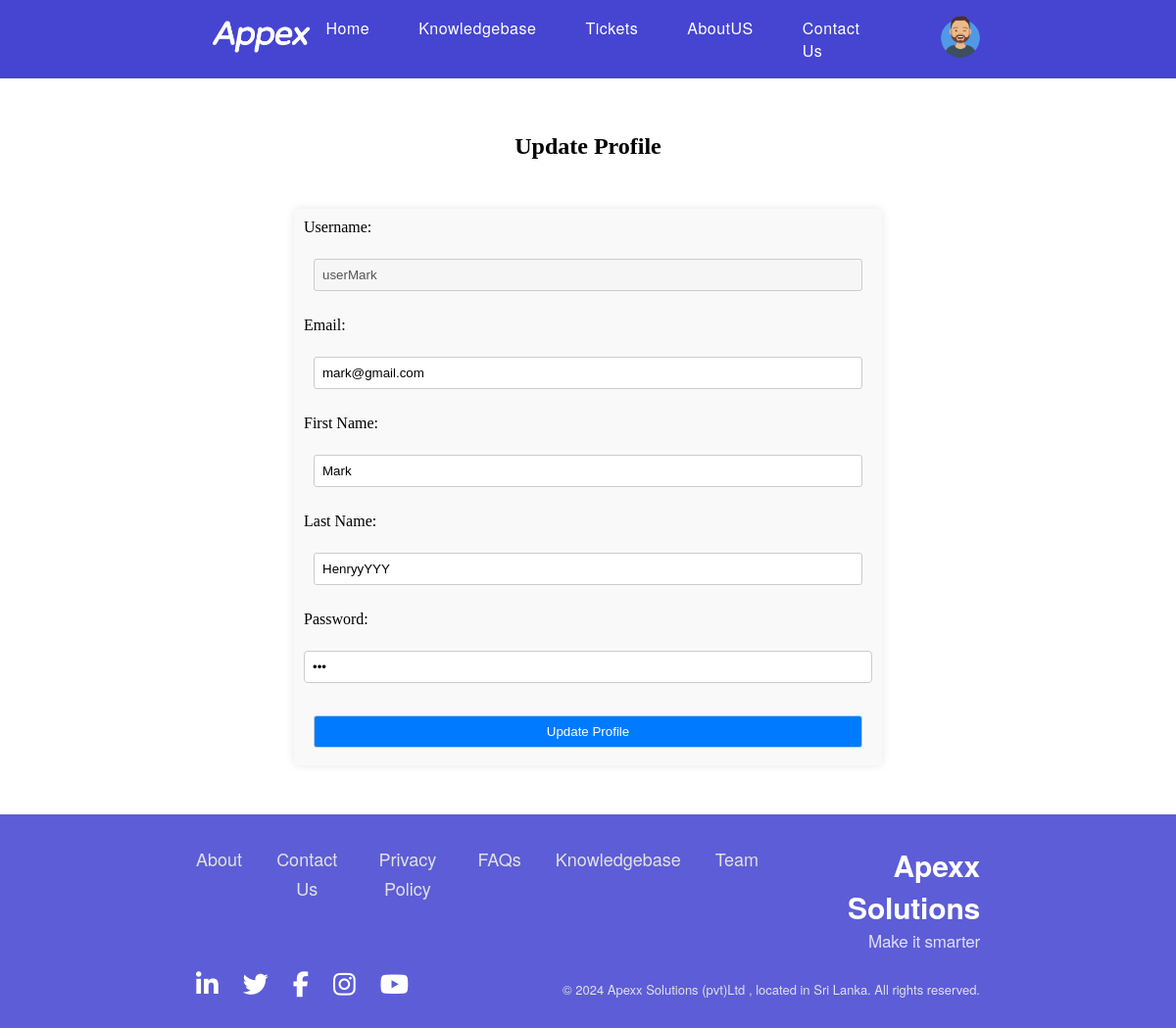
/php/update-userprofile.php (signed in), run on the app's committed database.
### tables this page shows
CREATE TABLE `userdetails` (
  `userID` int(10) NOT NULL,
  `firstName` varchar(30) NOT NULL,
  `lastName` varchar(30) NOT NULL,
  `username` varchar(50) NOT NULL,
  `email` varchar(50) NOT NULL,
  `password` varchar(50) NOT NULL
);

### php/update-userprofile.php (the view, shortened to what this page needs)
<?php
include '../include/connection.php';
$username = $_SESSION['username'];
$query = "SELECT * FROM userdetails WHERE username = ?";
$stmt = mysqli_prepare($connection, $query);
mysqli_stmt_bind_param($stmt, "s", $username);
mysqli_stmt_execute($stmt);
$result = mysqli_stmt_get_result($stmt);
if ($row = mysqli_fetch_assoc($result)) {
    $firstName = $row['firstName'];
    $lastName = $row['lastName'];
    $email = $row['email'];
    $password = $row['password'];
} else {
    $errorMessage = "User details not found.";
}
?>
<!DOCTYPE html>
<html lang="en">
<head>
    <link rel="stylesheet" href="../css/update-userprofile.css">
    <link rel="stylesheet" href="../css/home.css">
    <link href='https://unpkg.com/boxicons@2.1.4/css/boxicons.min.css' rel='stylesheet'>
</head>
<body><header>
    <nav>
            <div class="navbar-outerbox">
                <div class="logo-box">
                    <a href="home.php"><img src="../resources/logos/appex-text-logo.png" alt="logo"></a>
                </div>
                <div class="menu-and-userimage-box">
                    <ul class="navbar-menu-names">
                        <li><a href="home-new.html">Home</a></li>
                        <li><a href="knowledgebase.html">Knowledgebase</a></li>
                        <li><a href="tickets.html">Tickets</a></li>
                        <li><a href="about.html">AboutUS</a></li>
                        <li><a href="contact-us.html">Contact Us</a></li>
                    </ul>
                    <div class="userimage">
                        <img src="../resources/images/userimage.png" alt="">
                    </div>
                </div>
            </div>
        </nav></header><br><br>
<h2 style="text-align: center;">Update Profile</h2>
    <form action="update-userprofile-process.php" method="POST">
        <label for="username">Username:</label><br>
        <input type="text" id="username" name="username" value="<?php echo $username; ?>" disabled><br><br>
        <label for="email">Email:</label><br>
        <input type="email" id="email" name="email" value="<?php echo $email; ?>"><br><br>
        <label for="firstName">First Name:</label><br>
        <input type="text" id="firstName" name="firstName" value="<?php echo $firstName; ?>"><br><br>
        <label for="lastName">Last Name:</label><br>
        <input type="text" id="lastName" name="lastName" value="<?php echo $lastName; ?>"><br><br>
        <label for="password">Password:</label><br>
        <input type="password" id="password" name="password" value="<?php echo $password; ?>"><br><br>
        <input type="submit" value="Update Profile">
    </form>
    <footer>
        <div class="footer-top">
            <div class="footer-top-left">
                <p>
                    <a href="about.html">About</a>
                    <a href="contact-us.html">Contact Us</a>
                    <a href="privacy-policy.html">Privacy Policy</a>
                    <a href="faq.html">FAQs</a>
                    <a href="knowledgebase.html">Knowledgebase</a>
                    <a href="team.html">Team</a>
                </p>
            </div>
            <div class="footer-top-right">
                <img src="../resources/logos/Untitled-14-whitepng.png" alt="" id="footer-logo">
                <div class="logo-text">
                    <span class="logo-text-head">Apexx Solutions</span>
                    <span class="logo-text-sub">Make it smarter</span>
                </div>
            </div>
        </div>
        <div class="footer-bottom">
            <div class="footer-bottom-left">
                <a href="https://www.linkedin.com/"><i class="fa fa-linkedin"></i></a>
                <a href="https://www.twitter.com/"><i class="fa fa-twitter"></i></a>
                <a href="https://www.facebook.com/"><i class="fa fa-facebook"></i></a>
                <a href="https://www.instagram.com/"><i class="fa fa-instagram"></i></a>
                <a href="https://www.youtube.com/"><i class="fa fa-youtube"></i></a>
            </div>
            <div class="footer-bottom-right">
                <p>© 2024 Apexx Solutions (pvt)Ltd , located in Sri Lanka. All rights reserved. </p>
            </div>
        </div>
    </footer>
</body>
</html>

### css/update-userprofile.css (style rules this page uses)
form { max-width: 600px; margin: 0 auto; padding: 10px; background-color: #f9f9f9; border-radius: 5px; box-shadow: 0px 0px 10px rgba(0, 0, 0, 0.1); text-align: center; }
form label { display: block; margin-bottom: 5px; text-align: left; }
form input[type="text"], form input[type="email"], form input[type="submit"] { width: calc(100% - 20px); padding: 8px; margin-bottom: 8px; border: 1px solid #ccc; border-radius: 3px; box-sizing: border-box; }
form input[type="submit"] { background-color: #007bff; color: #fff; cursor: pointer; }

### css/home.css (style rules this page uses)
* { margin: 0; padding: 0; box-sizing: border-box; }
body { display: flex; flex-direction: column; row-gap: 50px; }
nav { background-color: #3535ceea; padding: 16px 200px; height: 80px; display: flex; justify-content: space-between; align-items: center; position: fixed; width: 100%; z-index: 200; }
.navbar-outerbox { display: flex; justify-content: space-between; align-items: center; max-width: 1200px; width: 100%; font-family: "Helvetica Neue", sans-serif; }
.logo-box img { max-height: 53px; }
.menu-and-userimage-box { display: flex; column-gap: 70px; align-items: center; }
.navbar-menu-names { list-style: none; display: flex; column-gap: 50px; font-size: 16px; font-weight: 600; letter-spacing: 0.5px; }
.navbar-menu-names a { text-decoration: none; color: white; font-weight: 500; position: relative; }
.navbar-menu-names a::before { content: ""; position: absolute; bottom: -2px; left: 0; width: 0; height: 2px; background-color: #ffcc00; transition: width 0.3s ease; }
.userimage { position: relative; cursor: pointer; }
.userimage img { border-radius: 50%; max-width: 40px; transition: border 0.3s ease; }
footer { width: 100%; padding: 30px 200px; background: rgba(53, 53, 206, 0.8); display: flex; flex-direction: column; row-gap: 20px; font-family: Gotham-book, Calibri, Helvetica Neue, HelveticaNeue, Arial, sans-serif; position: sticky; }
.footer-top { display: flex; justify-content: space-between; align-items: start; }
.footer-top-right { display: flex; align-items: center; column-gap: 10px; }
#footer-logo { height: 60px; padding: 5px; border-radius: 10px; opacity: 0.8; }
.logo-text { display: flex; flex-direction: column; align-items: flex-end; justify-content: space-between; color: white !important; }
.logo-text-head { font-size: 30px; font-weight: 900; text-align: right; letter-spacing: -0.2px; }
.logo-text-sub { font-size: 17px; text-align: right; letter-spacing: -0.2px; opacity: 0.8; }
.footer-top-left p { text-align: center; line-height: 30px; display: flex; column-gap: 35px; }
.footer-top-left p a { font-size: 18px; text-decoration: none; color: rgb(225, 225, 225); }
.footer-bottom { display: flex; justify-content: space-between; align-items: end; }
.footer-bottom-right { font-size: 13px; color: rgb(225, 225, 225); }
.footer-bottom-left { display: flex; column-gap: 25px; }
.footer-bottom-left i { font-size: 26px; color: white; }

### php/update-userprofile.php (style rules this page uses)
h2 { text-align: center; }
form { width: 50%; margin: 0 auto; }
label { display: block; margin-bottom: 5px; }
input[type="text"], input[type="email"], input[type="password"] { width: 100%; padding: 8px; margin-bottom: 15px; border: 1px solid #ccc; border-radius: 4px; box-sizing: border-box; }
input[type="submit"] { background-color: #4CAF50; color: white; padding: 10px 20px; border: none; border-radius: 4px; cursor: pointer; width: 100%; }

### data on the page
userdetails: email "mark@gmail.com", firstName "Mark", lastName "HenryyYYY"
